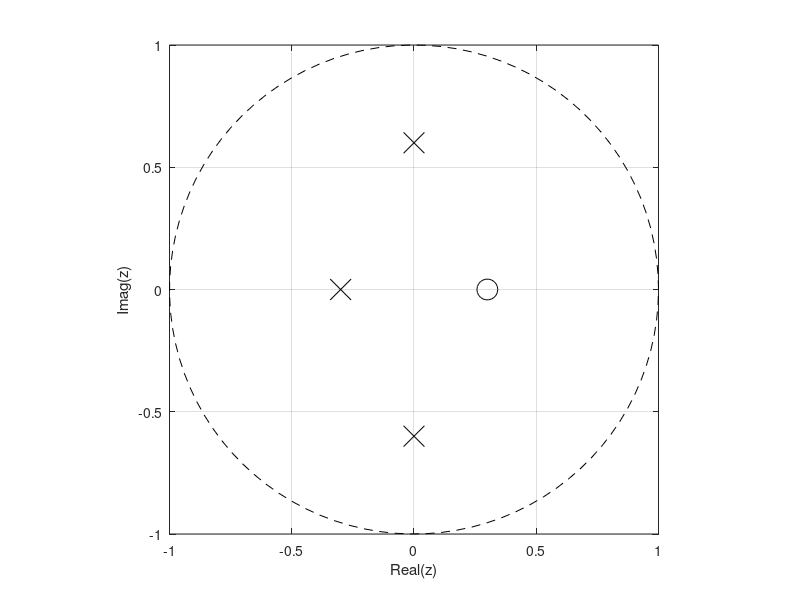
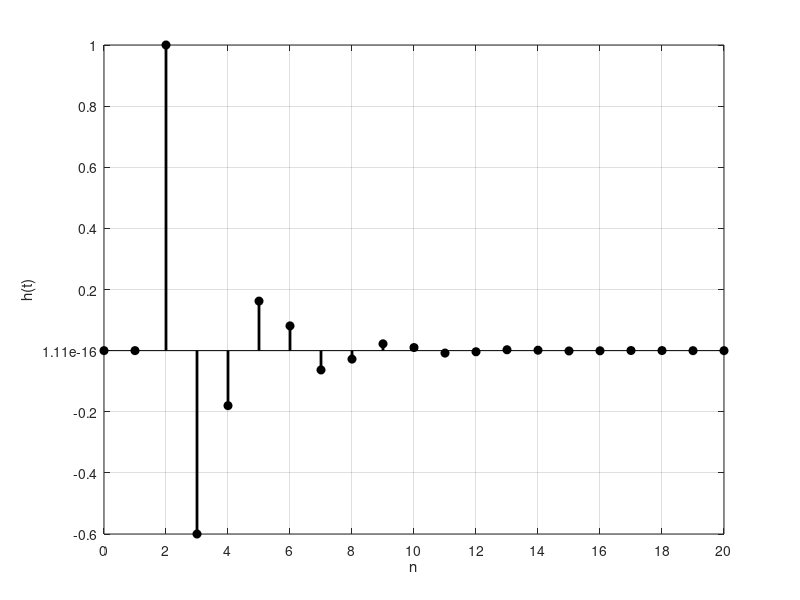
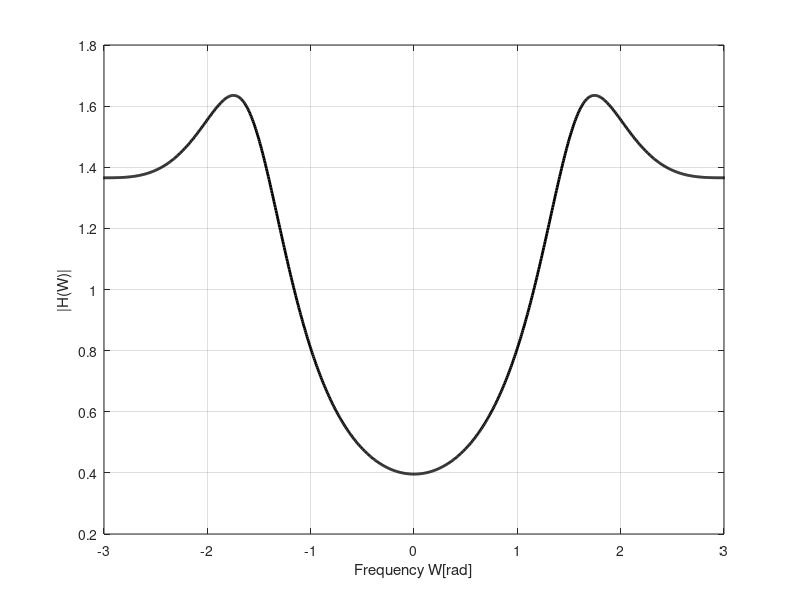

Write MATLAB code to recreate these figures, in order.
clear
clc

%영점과 극점 계산
z = roots([1 -0.3]);
p = roots([1 0.3 0.36 0.108]);

real_z = real(z);
imag_z = imag(z);

real_p = real(p);
imag_p = imag(p);

%z transfrom 역변환을 찾기 위한 부분분수화
[z_z,z_p,k] = residue([1 -0.3],[1 0.3 0.36 0.108]);
n = linspace(0,20,21);

%z transform 계산
h_n1 = z_z(1) * (z_p(1) .^ n);
h_n2 = z_z(2) * (z_p(2) .^ n);
h_n3 = z_z(3) * (z_p(3) .^ n);
h_n = h_n1 + h_n2 + h_n3;

W = linspace(-pi,pi,1024); %-pi ~ pi 구간에서의 주파수 응답 확인
W_z = exp(j.*W) - z; % z domain -> exp(jW)로 변환
W_p1 = exp(j.*W) - z_p(1,1);
W_p2 = exp(j.*W) - z_p(2,1);
W_p3 = exp(j.*W) - z_p(3,1);

H_W = abs(W_z ./ (W_p1 .* W_p2 .* W_p3));

figure(1)
plot(real_p,imag_p,'xk','MarkerSize',15)
xlim([-1 1]);
ylim([-1 1]);
hold on;
plot(real_z,imag_z,'ok','MarkerSize',15)
theta = linspace(0,2*pi);
x = cos(theta);
y = sin(theta);
plot(x,y,'k--') %단위원을 그리기 위한 x,y계산 및 plot 
xlabel("Real(z)");
ylabel("Imag(z)");
axis equal
grid on;

figure(2)
h_n_disp = circshift(h_n,1);
h_n_disp(1,1) = 0;
stem(n,h_n_disp,'k','LineWidth',2,'MarkerFace','k');
xlabel("n");
ylabel("h(t)");
ylim([-0.6,1]);
%이산신호 그래프로 보이기 위해서 grid 설정 (x축 및 y축의 labeling)
set(gca,'Xtick',[0:2:20])
set(gca,'Ytick',[-0.6:0.2:1])    
grid on

figure(3)
plot(W,H_W,'k','LineWidth',2)
xlabel("Frequency W[rad]");
ylabel("|H(W)|");
ylim([0.2 1.8]);
xlim([-3 3]);
%이산신호 그래프로 보이기 위해서 grid 설정 (x축 및 y축의 labeling)
set(gca,'Xtick',[-3:1:3])
set(gca,'Ytick',[-0.2:0.2:1.8])
grid on;
